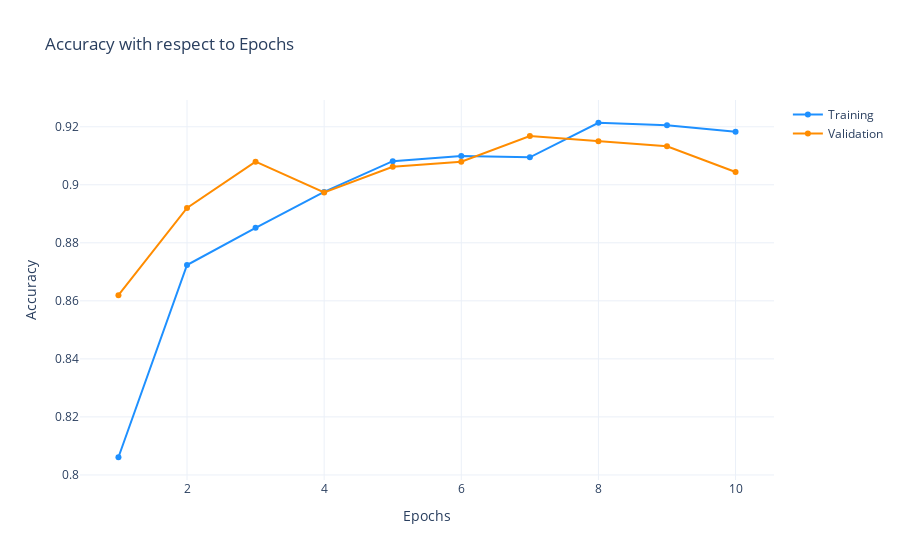

Here is the notebook cell this chart was saved with:
### Code cell
display_training_curves(
    model_history.history['accuracy'], 
    model_history.history['val_accuracy'], 
    'accuracy')

### Figure 1 — Plotly figure (JSON) as saved in the notebook; plotly's stock layout.template omitted (floating-point values rounded to 4 significant figures)
{"data": [{"marker": {"color": "dodgerblue"}, "mode": "lines+markers", "name": "Training", "type": "scatter", "x": [1, 2, 3, 4, 5, 6, 7, 8, 9, 10, 11, 12, 13, 14, 15, 16, 17, 18, 19, 20, 21, 22, 23, 24, 25, 26, 27, 28, 29, 30], "y": [0.8061, 0.8723, 0.8852, 0.8975, 0.9081, 0.9099, 0.9095, 0.9214, 0.9205, 0.9183]}, {"marker": {"color": "darkorange"}, "mode": "lines+markers", "name": "Validation", "type": "scatter", "x": [1, 2, 3, 4, 5, 6, 7, 8, 9, 10, 11, 12, 13, 14, 15, 16, 17, 18, 19, 20, 21, 22, 23, 24, 25, 26, 27, 28, 29, 30], "y": [0.8619, 0.892, 0.908, 0.8973, 0.9062, 0.908, 0.9168, 0.915, 0.9133, 0.9044]}], "layout": {"title": {"text": "Accuracy with respect to Epochs"}, "xaxis": {"title": {"text": "Epochs"}}, "yaxis": {"title": {"text": "Accuracy"}}}}
